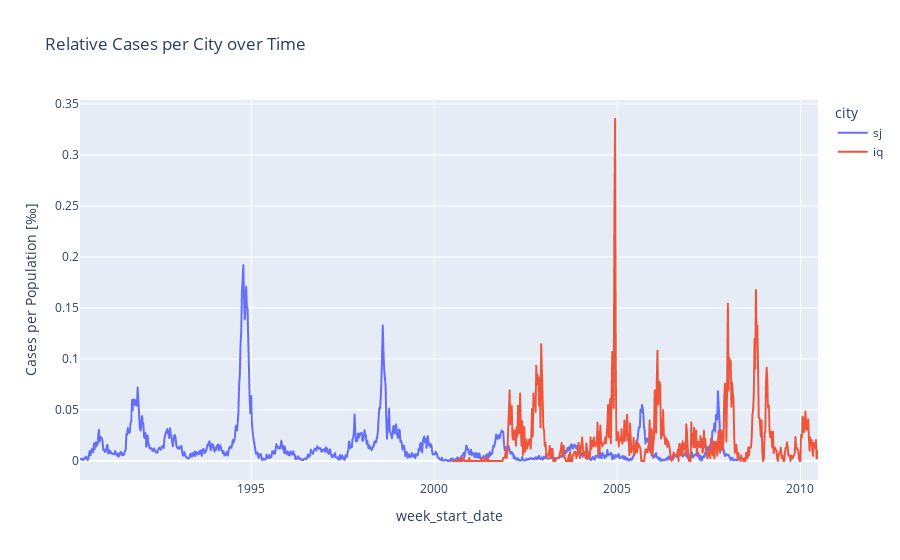

Here is the notebook cell this chart was saved with:
### Markdown cell above
Two observations:
- For SanJuan (sj) there are FAR more observations
- The maximum absolute number of cases is much lower for Iquitos (iq)

For comparison I could scale this relative to population but for that I would need the actual population at the respective timepoint. for that I'll import another piece of data:
[Iquitos Populus](https://www.macrotrends.net/global-metrics/cities/22076/iquitos/population#google_vignette), [San Juan Populus](https://www.macrotrends.net/global-metrics/cities/22177/san-juan/population)

### Code cell
# scale to total population and replot
iq_pop = pd.read_csv("../data/01_raw/iq_population.csv")
iq_pop["city"] = "iq"
sj_pop = pd.read_csv("../data/01_raw/sj_population.csv")
sj_pop["city"] = "sj"

pops = pd.concat([iq_pop, sj_pop])

pop_data = pd.merge(raw, pops, "left", on=["year", "city"])
pop_data["relative_cases"] = pop_data.total_cases / pop_data.population * 1000
px.line(
    pop_data,
    x="week_start_date",
    y="relative_cases",
    color="city",
    title="Relative Cases per City over Time",
    labels=dict(relative_cases="Cases per Population [\u2030]"),
)

### Figure 1 — Plotly figure (JSON) as saved in the notebook; plotly's stock layout.template omitted (floating-point values rounded to 4 significant figures; data arrays with more than 128 entries replaced by an {"elided": "..."} marker saying what was removed)
{"data": [{"hovertemplate": "city=sj<br>week_start_date=%{x}<br>Cases per Population [‰]=%{y}<extra></extra>", "legendgroup": "sj", "line": {"color": "#636efa", "dash": "solid"}, "marker": {"symbol": "circle"}, "mode": "lines", "name": "sj", "showlegend": true, "type": "scattergl", "x": {"elided": "936 str values"}, "xaxis": "x", "y": {"elided": "936 float values"}, "yaxis": "y"}, {"hovertemplate": "city=iq<br>week_start_date=%{x}<br>Cases per Population [‰]=%{y}<extra></extra>", "legendgroup": "iq", "line": {"color": "#EF553B", "dash": "solid"}, "marker": {"symbol": "circle"}, "mode": "lines", "name": "iq", "showlegend": true, "type": "scattergl", "x": {"elided": "520 str values"}, "xaxis": "x", "y": {"elided": "520 float values"}, "yaxis": "y"}], "layout": {"legend": {"title": {"text": "city"}, "tracegroupgap": 0}, "title": {"text": "Relative Cases per City over Time"}, "xaxis": {"anchor": "y", "domain": [0, 1], "title": {"text": "week_start_date"}}, "yaxis": {"anchor": "x", "domain": [0, 1], "title": {"text": "Cases per Population [‰]"}}}}
